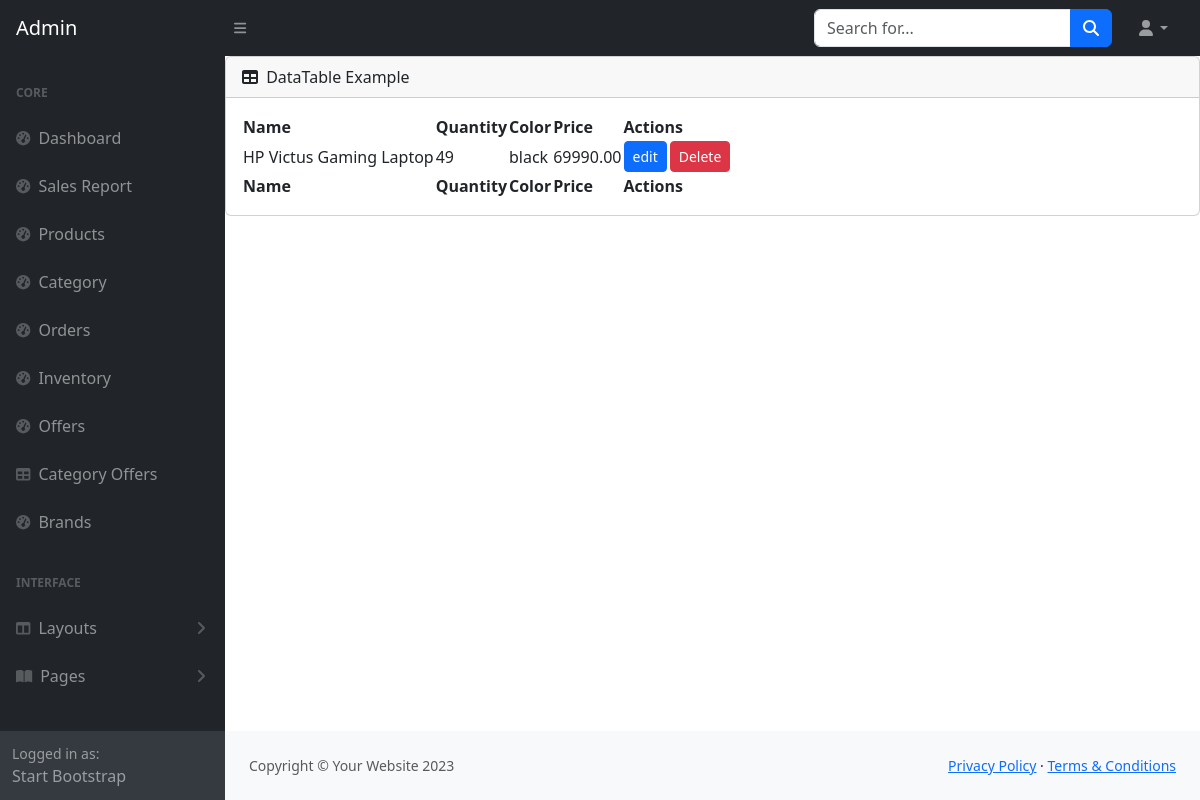
The page /admin_variant_view/12/ on the database its author committed.
### products/models.py (models this page shows, shortened)
class  Product(models.Model):
    product_name = models.CharField(max_length=100)
    description = models.TextField()
    price = models.DecimalField(max_digits=10, decimal_places=2, default=0)
    stock_quantity = models.IntegerField()
    color = models.CharField(max_length=50)
    brand = models.ForeignKey('Brand', on_delete=models.CASCADE)
    category = models.ForeignKey('Category', on_delete=models.CASCADE)
    subcategories = models.ManyToManyField("SubCategory", blank=True)
    image = models.ImageField(upload_to='uploads/product/')
    offer = models.ForeignKey(Offers, on_delete=models.DO_NOTHING, null=True, blank=True)
    product_is_deleted = models.BooleanField(default=False, null=True, blank=True)
    specification = models.TextField(null=True, blank=True)
    is_variant = models.BooleanField(default=False)
    objects = ProductManager()
    removed_products = SoftDeletedProducts()
    all_objects = models.Manager()

### products/views.py (the view)
# urls.py: path('admin_variant_view/<int:pk>/', views.admin_variant_view, name='admin_variant_view'),
def admin_variant_view(request, pk):
    product = Product.objects.get(id=pk)
    variants = Product.objects.filter(product_name=product.product_name)
    context = {
        "product" : product,
        "variants" : variants,
    }
    return render(request, "admin_variant_view.html", context)

### products/models.py (called while the page is built)
    def get_queryset(self):
        return super().get_queryset().filter(product_is_deleted=False)

### products/templates/admin_variant_view.html (shortened to what this page needs)
{% extends 'admindashboard.html' %}
{% load static %}
{% block body %}
<div>
    <div class="card mb-4">
        <div class="card-header">
            <i class="fas fa-table me-1"></i>
            DataTable Example
        </div>
        <div class="card-body">
            <table id="datatablesSimple">
                <thead>
                    <tr>
                        <th>Name</th>
                        <th>Quantity</th>
                        <th>Color</th>
                        <th>Price</th>
                        <th>Actions</th>
                    </tr>
                </thead>
                <tfoot>
                    <tr>
                        <th>Name</th>
                        <th>Quantity</th>
                        <th>Color</th>
                        <th>Price</th>
                        <th>Actions</th>
                    </tr>
                </tfoot>
                <tbody>
                    {% for variant in variants %}
                    <tr>
                        <td>{{ variant.product_name }}</td>
                        <td>{{variant.stock_quantity}}</td>
                        <td>{{variant.color}}</td>
                        <td>{{variant.price}}</td>
                        <td><a class="btn btn-primary btn-sm" style="margin-right: 3px;" href="{% url 'edit_variant' variant.id %}">edit</a><a class="btn btn-danger btn-sm" data-bs-toggle="modal" data-bs-target="#exampleModalCenter{{ variant.id }}" >Delete</a></td>
                    </tr>
                    {% endfor %}
                </tbody>
            </table>
        </div>
    </div>
</div>
{% endblock body %}

### rows shown on the page
Product: product_name "HP Victus Gaming Laptop", stock_quantity "49", color "black", price "69990.00"
